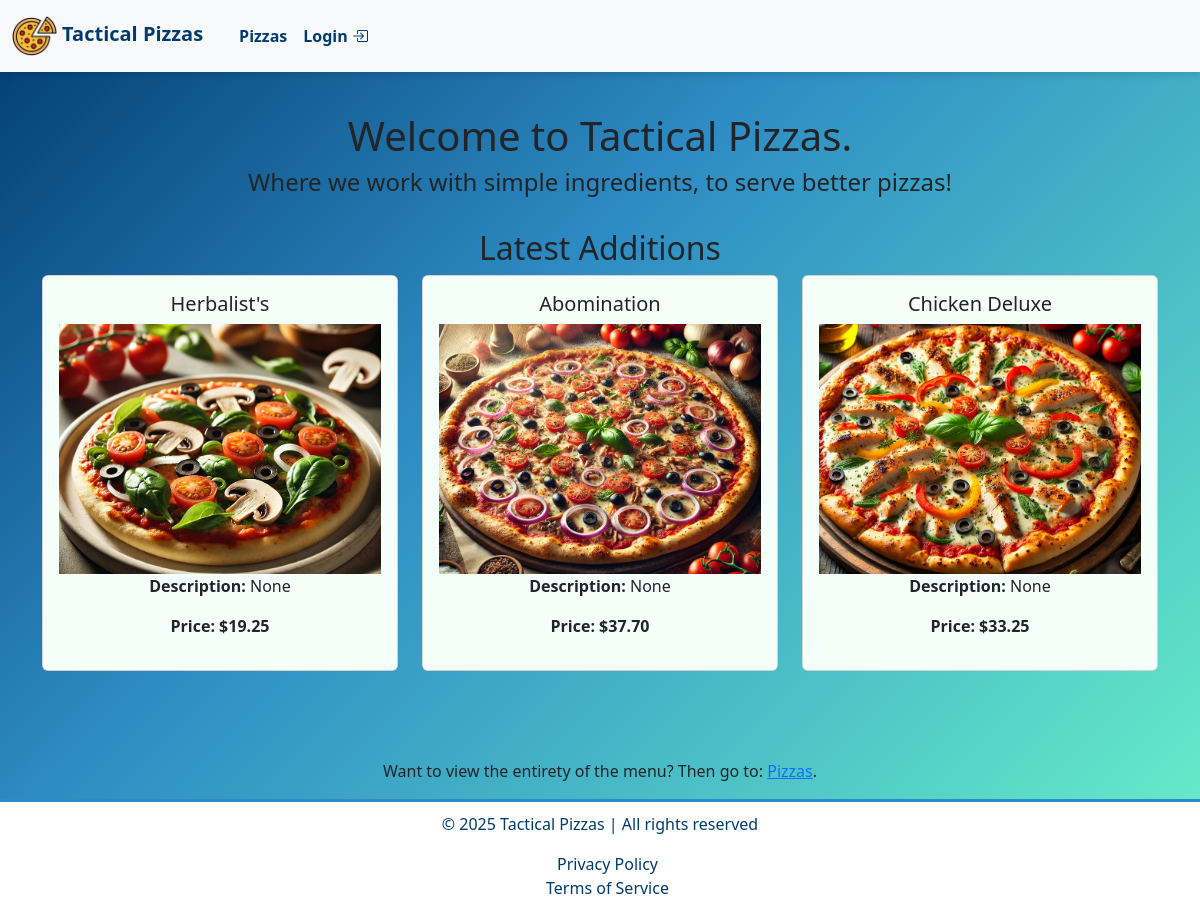
The page / on the database its author committed.
### products/models.py (models this page shows, shortened)
class Pizza(models.Model):
    name = models.CharField(max_length=100)
    size = models.ForeignKey('Size', on_delete=models.CASCADE)
    crust_type = models.ForeignKey('Crust', on_delete=models.CASCADE)
    sauce = models.ForeignKey('Sauce', on_delete=models.CASCADE)
    toppings = models.ManyToManyField('Topping', related_name='pizzas')
    image = models.ImageField(upload_to='pizzas/', null=True, blank=True)
    description = models.TextField(blank=True, null=True)
    @property
    def price(self):
        base_price = 10  # Default base price of a pizza
        total_price = base_price
        total_price += self.crust_type.extra_price
        total_price += self.sauce.extra_price
        total_price += sum(topping.extra_price for topping in self.toppings.all())
        total_price *= self.size.multiplier
        return round(total_price, 2)

class Crust(models.Model):
    type = models.CharField(max_length=50)
    crust_id = models.CharField(max_length=10, unique=True, blank=True, editable=False)
    extra_price = models.DecimalField(max_digits=5, decimal_places=2, default=0)

class Sauce(models.Model):
    name = models.CharField(max_length=50)
    extra_price = models.DecimalField(max_digits=5, decimal_places=2, default=0)
    sauce_id = models.CharField(max_length=10, unique=True, blank=True, editable=False)

class Topping(models.Model):
    name = models.CharField(max_length=50)
    vegetarian = models.BooleanField(default=False)
    extra_price = models.DecimalField(max_digits=5, decimal_places=2, default=0)
    topping_id = models.CharField(max_length=10, unique=True, blank=True, editable=False)

class Size(models.Model):
    name = models.CharField(max_length=20)
    multiplier = models.DecimalField(max_digits=4, decimal_places=2)  # Price multiplier based on size
    size_id = models.CharField(max_length=10, unique=True, blank=True, editable=False)

### products/views.py (the view)
# urls.py: path('', views.home, name='home'), #home page url
@cache_control(no_cache=True, must_revalidate=True, no_store=True)
def home(request):
    latest_pizzas = Pizza.objects.all().order_by('-id')[:3]  # Limit to 5 pizzas
    return render(request, 'home.html', {'latest_pizzas': latest_pizzas})

### register/context_processors.py (called while the page is built)
def auth_forms(request):
    return {
        'login_form': AuthenticationForm(),
        'register_form': NewUserForm(),
    }

def update_profile_form(request):
    if request.user.is_authenticated:
        return {'update_profile_form': UserProfileUpdateForm(instance=request.user)}
    return {}

### templates/home.html (shortened to what this page needs)
{% extends "layout.html" %}
{% block navbar %}
    {% include "navbar.html" %}
{% endblock %}
{% block body %}
<div class="container">
    <h1 class="text-center">Welcome to Tactical Pizzas.</h1>
    <h4 class="text-center">Where we work with simple ingredients, to serve better pizzas!</h4>
        <div class="row">
        <h2 class="text-center w-100">Latest Additions</h2>
        {% for pizza in latest_pizzas %}
        <div class="col-lg-4 col-md-6 mb-4">
            <div class="card">
                <div class="card-body">
                    <h5 class="card-title">{{ pizza.name }}</h5>
                    {% if pizza.image %}
                        <img src="{{ pizza.image.url }}" alt="{{ pizza.name }}" class="pizza-image">
                    {% else %}
                        <img alt="No image available" class="pizza-image">
                    {% endif %}
                    <p><strong>Description: </strong>{{ pizza.description|truncatewords:20 }}</p>
                    <p><strong>Price: ${{ pizza.price }}</strong></p>
                </div>
            </div>
        </div>
        {% endfor %}
    </div>
    </div>
    <p class="justify-text text-center">Want to view the entirety of the menu? Then go to:
    <a href={% url 'index' %} class=>Pizzas</a>.</p>
{% endblock %}
{% block footer %}
    {% include "footer.html" %}
{% endblock %}

### static/css/styles.css (style rules this page uses)
body { margin: 0; padding: 0; font-family: "Poppins", Arial, sans-serif; min-height: 100vh; position: relative; background: linear-gradient(135deg, #003b6f 0%, #2e8cc4 40%, #69f3c9 100%); }
.container { padding: 20px; border-radius: 10px; max-width: 600px; margin: 20px auto; position: relative; text-align: center; }
.card { border: 2px solid #003b6f; border-radius: 10px; }
.card-body { background-color: #f5fff9; border-radius: 5px; }
.pizza-image { width: 100%; height: auto; max-width: 100%; max-height: 250px; object-fit: cover; }
.justify-text { text-align: justify; }

### rows shown on the page
Pizza: name "Herbalist's", image (picture), description "None", price "19.25"
Pizza: name "Abomination", image (picture), description "None", price "37.70"
Pizza: name "Chicken Deluxe", image (picture), description "None", price "33.25"
